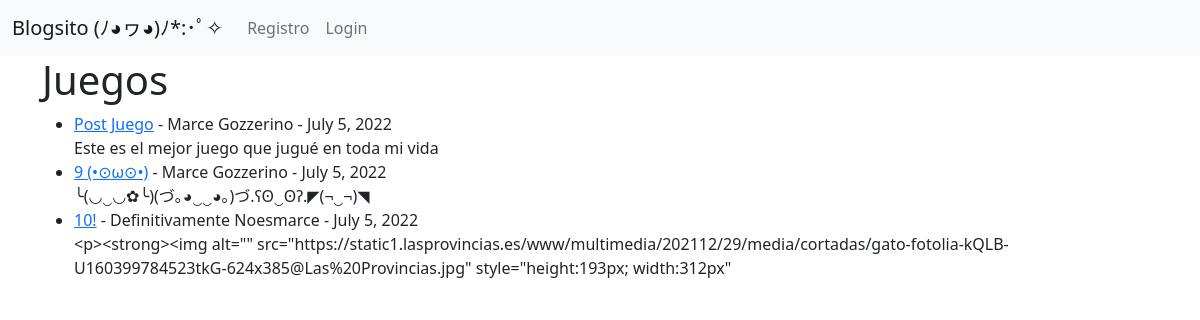
Screenshot of /categoria/juegos/ with the database file from the repository.
### vlog/models.py (models this page shows, shortened)
class Post(models.Model):
    titulo = models.CharField(max_length=255)
    header_img = models.ImageField(upload_to="imagenes/",blank=True, null=True,)
    etiqueta = models.CharField(max_length=255)
    autor = models.ForeignKey(User, on_delete=models.CASCADE)
    cuerpo = RichTextField(blank=True, null=True)
    fecha = models.DateField(auto_now_add=True)
    categoria = models.CharField(max_length=255, default='Sin Categorizar')
    detalle = models.CharField(max_length=255)

### vlog/views.py (the view)
# urls.py: path('categoria/<str:cat>/', CategoriaVista, name='categoria'),
def CategoriaVista(request, cat):
    categoria_posts = Post.objects.filter(categoria=cat)
    return render(request, 'categoriasV.html', {'cat': cat.title(), 'categoria_posts': categoria_posts })

### vlog/templates/categoriasV.html (shortened to what this page needs)
{% extends 'base.html' %}
{% block content %}
{% if categoria_posts %}
<h1>{{ cat }}</h1>
<ul>
{% for post in categoria_posts %}
    <li><a href="{% url 'ArticuloDetallado' post.pk %}">{{ post.titulo }}</a>
    -
    {{ post.autor.first_name }}
    {{ post.autor.last_name }} - {{ post.fecha }}</br>
    {{ post.cuerpo|slice:":200"}}</li>
{% endfor %}
{% else %}
Lo lamento, esa categoría no existe.
{% endif %}
</ul>
{% endblock %}

### rows the page displays
Post: titulo "Post Juego", autor.first_name "Marce", autor.last_name "Gozzerino", fecha "July 5, 2022", cuerpo "Este es el mejor juego que jugué en toda mi vida"
Post: titulo "9 (•⊙ω⊙•)", autor.first_name "Marce", autor.last_name "Gozzerino", fecha "July 5, 2022", cuerpo "╰(◡‿◡✿╰)(づ｡◕‿‿◕｡)づ.ʕʘ‿ʘʔ.◤(¬‿¬)◥"
Post: titulo "10!", autor.first_name "Definitivamente", autor.last_name "Noesmarce", fecha "July 5, 2022", cuerpo "<p><strong><img alt=\"\" src=\"https://static1.lasprovincias.es/www/multimedia/202112/29/media/cortadas/gato-fotolia-kQLB-U160399784523tkG-624x385@Las%20Provincias.jpg\" style=\"height:193px; width:312px\""

### other values shown
{{ cat }} "Juegos"
